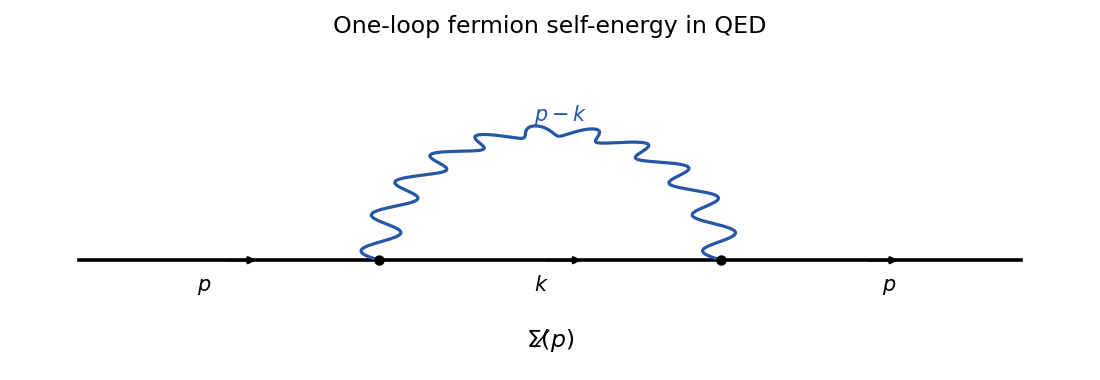

Recreate this plot in Python.
#!/usr/bin/env python3
"""Generate paper-304-qed-self-energy.png."""

from pathlib import Path

import matplotlib.pyplot as plt
import numpy as np


fig, ax = plt.subplots(figsize=(11, 3.8), dpi=100)

left = np.array([0.06, 0.34])
v1 = np.array([0.34, 0.34])
v2 = np.array([0.66, 0.34])
right = np.array([0.94, 0.34])


def fermion_segment(a, b, arrow=True):
    ax.plot([a[0], b[0]], [a[1], b[1]], color="black", lw=2.6)
    if arrow:
        midpoint = 0.52 * a + 0.48 * b
        step = 0.12 * (b - a)
        ax.annotate(
            "",
            xy=midpoint + step,
            xytext=midpoint,
            arrowprops={"arrowstyle": "-|>", "lw": 1.9, "color": "black"},
        )


fermion_segment(left, v1)
fermion_segment(v1, v2)
fermion_segment(v2, right)

# A semicircular photon line with a transverse sinusoidal wiggle.
t = np.linspace(0.0, 1.0, 600)
center = (v1 + v2) / 2.0
radius = (v2[0] - v1[0]) / 2.0
angle = np.pi * (1.0 - t)
base_x = center[0] + radius * np.cos(angle)
base_y = v1[1] + 0.42 * np.sin(angle)
dx = np.gradient(base_x)
dy = np.gradient(base_y)
norm = np.hypot(dx, dy)
wiggle = 0.017 * np.sin(22.0 * np.pi * t)
x = base_x - dy / norm * wiggle
y = base_y + dx / norm * wiggle
ax.plot(x, y, color="#2457a6", lw=2.3)

ax.scatter([v1[0], v2[0]], [v1[1], v2[1]], color="black", s=42, zorder=4)
ax.text(0.17, 0.24, r"$p$", fontsize=15)
ax.text(0.485, 0.24, r"$k$", fontsize=15)
ax.text(0.81, 0.24, r"$p$", fontsize=15)
ax.text(0.485, 0.79, r"$p-k$", color="#2457a6", fontsize=15)
ax.text(0.50, 0.06, r"$\Sigma(\not p)$", ha="center", fontsize=17)
ax.set_title("One-loop fermion self-energy in QED", fontsize=17)
ax.set_xlim(0.0, 1.0)
ax.set_ylim(0.0, 1.05)
ax.axis("off")
fig.tight_layout()
fig.savefig(Path(Path(__file__).stem + ".png"), facecolor="white")
plt.close(fig)
